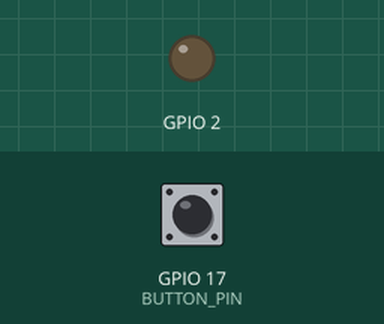
The program below on a simulated ESP32. Parts: output pins drawn as LEDs (lit = HIGH). The inputs (shaded band) are chosen by the test bench; at power-on: GPIO 17 (BUTTON_PIN) HIGH. EEPROM starts erased.

Above: at 1.3 s.
1.4 s: GPIO 17 (BUTTON_PIN) pulled LOW for 0.15 s
At 1.8 s:
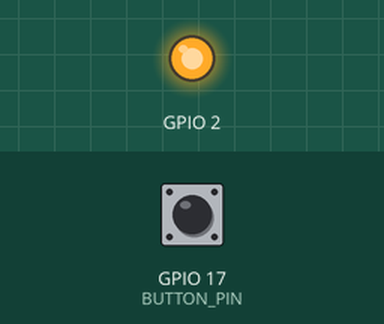
3.0 s: GPIO 17 (BUTTON_PIN) pulled LOW for 1 s
At 4.2 s:
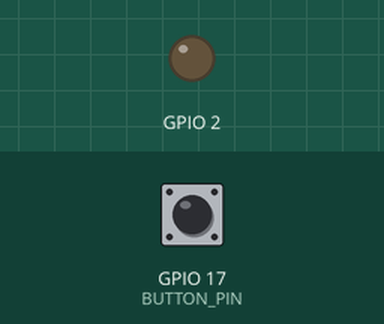
5.5 s: GPIO 17 (BUTTON_PIN) pulled LOW for 3.2 s
At 6.1 s:
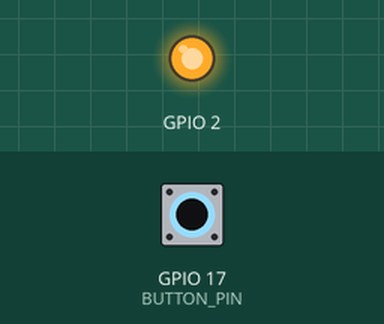
Timing chart, 0 to 8.5 s (numbered marks = the images above; inputs shaded):
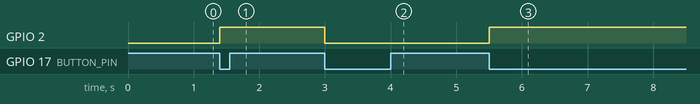

The program:

main.cpp
```cpp
#include <Arduino.h>
#include <Preferences.h>

#define STRING_DEMO_ENABLE

#define STORAGE_NAME "storage"
#define LED_STATUS_KEY "led"
#define SSID_KEY "ssid"
#define BUTTON_PIN 17

bool ledStatus = LOW;
bool changeLedStatus = false;
portMUX_TYPE gpioIntMux = portMUX_INITIALIZER_UNLOCKED;

Preferences storage;
String ssid = "";

void IRAM_ATTR gpioISR() {
    portENTER_CRITICAL(&gpioIntMux);
    changeLedStatus = true;
    portEXIT_CRITICAL(&gpioIntMux);
}

void setup() {
    // put your setup code here, to run once:
    pinMode(BUTTON_PIN, INPUT_PULLUP);
    pinMode(BUILTIN_LED, OUTPUT);
    attachInterrupt(BUTTON_PIN, &gpioISR, FALLING);

    Serial.begin(115200);

    // Initialize Preferences and read LED status
    storage.begin(STORAGE_NAME);
    delay(100);
    ledStatus = storage.getBool(LED_STATUS_KEY);
    storage.end();
    digitalWrite(BUILTIN_LED, ledStatus);

#ifdef STRING_DEMO_ENABLE
    // Print current SSID
    storage.begin(STORAGE_NAME);
    ssid = storage.getString(SSID_KEY);
    ESP_LOGI("SETUP", "SSID name: %s ", ssid.c_str());
    ssid.clear();
    storage.end();
#endif
}

void loop() {
    // put your main code here, to run repeatedly:
    if (changeLedStatus) {
        portENTER_CRITICAL(&gpioIntMux);
        changeLedStatus = false;
        portEXIT_CRITICAL(&gpioIntMux);

        ledStatus = !ledStatus;
        digitalWrite(BUILTIN_LED, ledStatus);

        storage.begin(STORAGE_NAME);
        storage.putBool(LED_STATUS_KEY, ledStatus);
        storage.end();
    }

#ifdef STRING_DEMO_ENABLE
    if (Serial.available()) {
        ssid = Serial.readStringUntil(';');

        storage.begin(STORAGE_NAME);
        delay(100);
        storage.putString(SSID_KEY, ssid);
        storage.end();

        ESP_LOGI("LOOP", "SSID Name: %s ", ssid.c_str());
    }
#endif
}
```

Measured:
- after the input at 1.4 s, GPIO 2: LOW → HIGH at once
- after the input at 3.0 s, GPIO 2: HIGH → LOW at once
- after the input at 5.5 s, GPIO 2: LOW → HIGH at once
